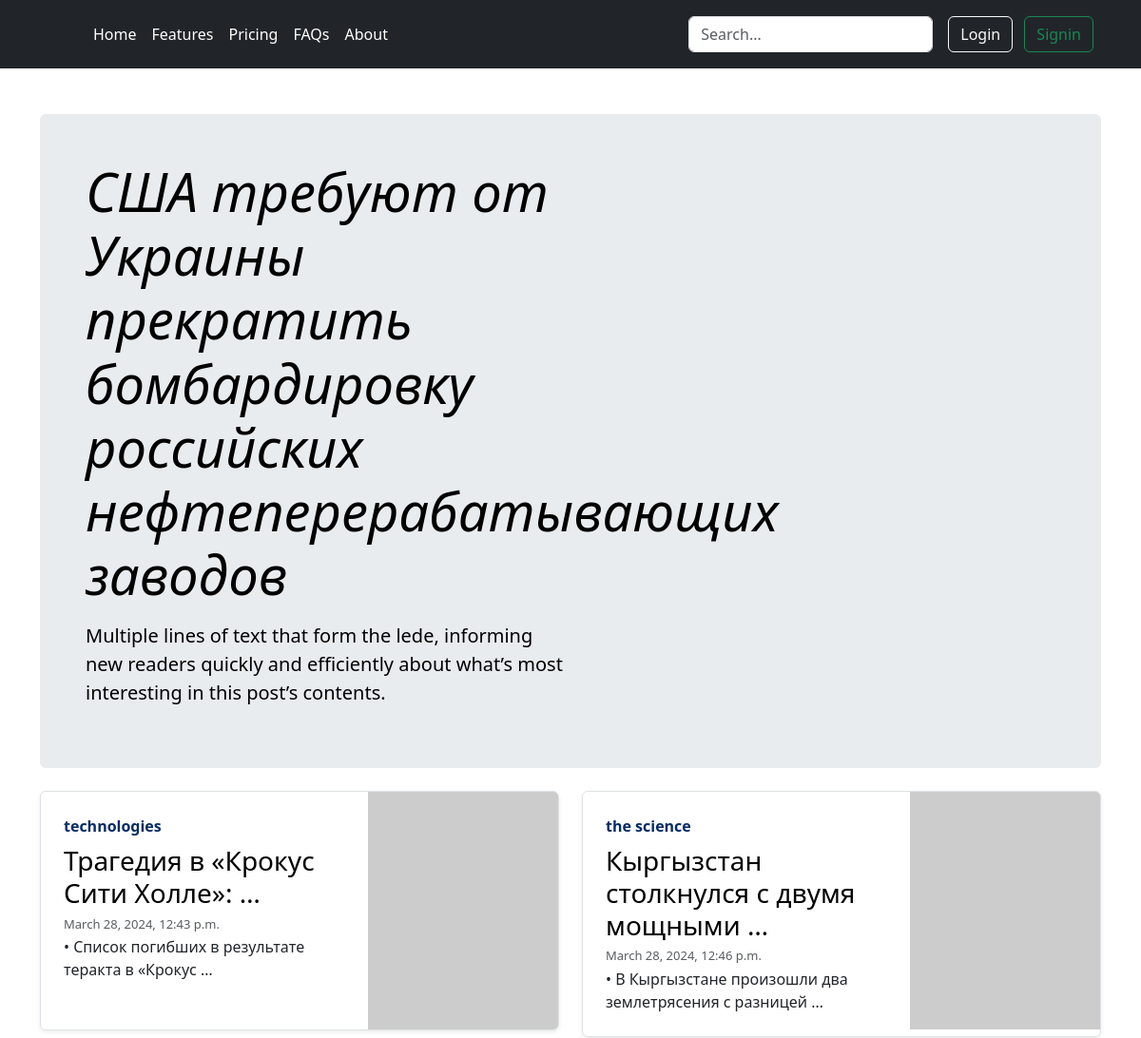
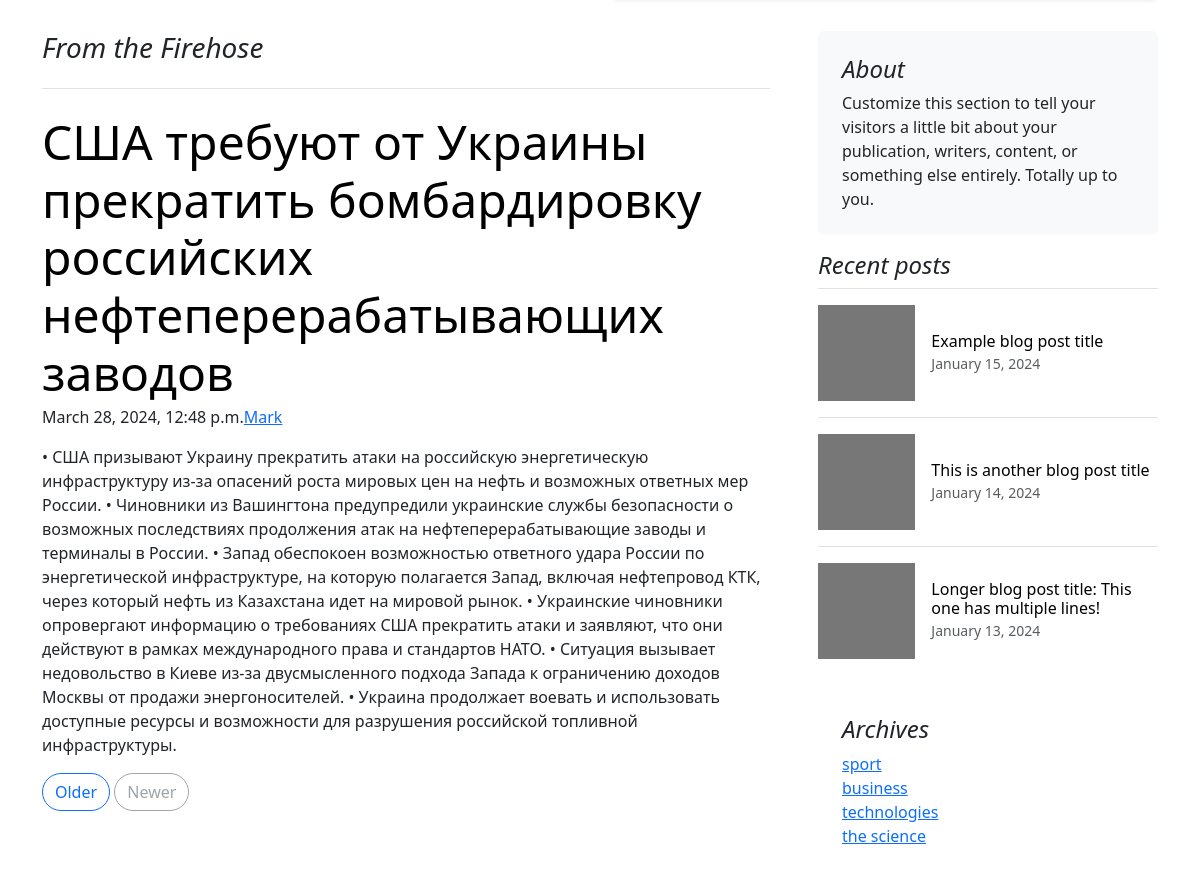
Screenshot of /post_details/11/ with the database file from the repository (2 pictures, top to bottom).
### index/models.py (models this page shows, shortened)
class Post(models.Model):
    user = models.ForeignKey(User, on_delete=models.CASCADE, null=True)
    category = models.ForeignKey(Category, on_delete=models.SET_NULL, null=True)
    image = models.ImageField(upload_to='images/', null=True, blank=True)
    title = models.CharField(max_length=100)
    content = models.TextField(null=True)
    date = models.DateTimeField(auto_now_add=True, null=True)

class Category(models.Model):
    title = models.CharField(max_length=100)

### index/views.py (the view)
# urls.py: path('post_details/<int:pk>/', post_details, name='post_details'),
def post_details(request, pk):
    post = Post.objects.get(id=pk)
    posts = Post.objects.all()
    categories = Category.objects.all()
    recommended_posts = list(posts)
    random.shuffle(recommended_posts)
    context = {
        'post':post,
        'categories':categories,
        'recommended_posts':recommended_posts[:2]
    }
    return render(request, 'index/post_details.html', context)

### templates/index/post_details.html (shortened to what this page needs)
{% extends 'base.html' %}
{% block content %}
            <main class="container mt-5">
                <div class="p-4 p-md-5 mb-4 rounded text-body-emphasis bg-body-secondary">
                  <div class="col-lg-6 px-0">
                    <h1 class="display-4 fst-italic">{{ post.title }}</h1>
                    <p class="lead my-3">Multiple lines of text that form the lede, informing new readers quickly and efficiently about what’s most interesting in this post’s contents.</p>
                </div>
                </div>
                <div class="row mb-2">
                {% for post in recommended_posts %}
                  <div class="col-md-6">
                    <div class="row g-0 border rounded overflow-hidden flex-md-row mb-4 shadow-sm h-md-250 position-relative">
                      <div class="col p-4 d-flex flex-column position-static">
                        <strong class="d-inline-block mb-2 text-primary-emphasis">{{ post.category.title }}</strong>
                        <h3><a href="{% url 'post_details' post.id %}" style="text-decoration: none;color: rgb(0, 0, 0);" class="mb-0">{{ post.title | truncatewords:5 }}</a></h3>
                        <h6 style="font-size: small;" class="mb-1 text-body-secondary">{{post.date}}</h6>
                        <p class="card-text mb-auto">{{ post.content | truncatewords:8}}</p>
                      </div>
                      <div class="col-auto d-none d-lg-block">
                        <img style="width: 200px; height: 250px; background-size:contain;" src="
            {% if post.image %}
            {{ post.image.url }}
            {% else %}
            https://picsum.photos/200/300
            {% endif %}
            " class="bd-placeholder-img card-img-top" style="object-fit: cover;" width="100%" height="225" >
                      </div>
                    </div>
                  </div>
                {% endfor %}
              </div>
                <div class="row g-5">
                  <div class="col-md-8">
                    <h3 class="pb-4 mb-4 fst-italic border-bottom">
                      From the Firehose
                    </h3>
                    <article class="blog-post">
                      <h2 class="display-5 link-body-emphasis mb-1">{{ post.title }}</h2>
                      <p class="blog-post-meta">{{ post.date }}<a href="#">Mark</a></p>
                      <p>{{ post.content}}</p>
                    </article>
                    <nav class="blog-pagination" aria-label="Pagination">
                      <a class="btn btn-outline-primary rounded-pill" href="#">Older</a>
                      <a class="btn btn-outline-secondary rounded-pill disabled" aria-disabled="true">Newer</a>
                    </nav>
                  </div>
                  <div class="col-md-4">
                    <div class="position-sticky" style="top: 2rem;">
                      <div class="p-4 mb-3 bg-body-tertiary rounded">
                        <h4 class="fst-italic">About</h4>
                        <p class="mb-0">Customize this section to tell your visitors a little bit about your publication, writers, content, or something else entirely. Totally up to you.</p>
                      </div>
                      <div>
                        <h4 class="fst-italic">Recent posts</h4>
                        <ul class="list-unstyled">
                          <li>
                            <a class="d-flex flex-column flex-lg-row gap-3 align-items-start align-items-lg-center py-3 link-body-emphasis text-decoration-none border-top" href="#">
                              <svg class="bd-placeholder-img" width="100%" height="96" xmlns="http://www.w3.org/2000/svg" aria-hidden="true" preserveAspectRatio="xMidYMid slice" focusable="false"><rect width="100%" height="100%" fill="#777"></rect></svg>
                              <div class="col-lg-8">
                                <h6 class="mb-0">Example blog post title</h6>
                                <small class="text-body-secondary">January 15, 2024</small>
                              </div>
                            </a>
                          </li>
                          <li>
                            <a class="d-flex flex-column flex-lg-row gap-3 align-items-start align-items-lg-center py-3 link-body-emphasis text-decoration-none border-top" href="#">
                              <svg class="bd-placeholder-img" width="100%" height="96" xmlns="http://www.w3.org/2000/svg" aria-hidden="true" preserveAspectRatio="xMidYMid slice" focusable="false"><rect width="100%" height="100%" fill="#777"></rect></svg>
                              <div class="col-lg-8">
                                <h6 class="mb-0">This is another blog post title</h6>
                                <small class="text-body-secondary">January 14, 2024</small>
                              </div>
                            </a>
                          </li>
                          <li>
                            <a class="d-flex flex-column flex-lg-row gap-3 align-items-start align-items-lg-center py-3 link-body-emphasis text-decoration-none border-top" href="#">
                              <svg class="bd-placeholder-img" width="100%" height="96" xmlns="http://www.w3.org/2000/svg" aria-hidden="true" preserveAspectRatio="xMidYMid slice" focusable="false"><rect width="100%" height="100%" fill="#777"></rect></svg>
                              <div class="col-lg-8">
                                <h6 class="mb-0">Longer blog post title: This one has multiple lines!</h6>
                                <small class="text-body-secondary">January 13, 2024</small>
                              </div>
                            </a>
                          </li>
                        </ul>
                      </div>
                      <div class="p-4">
                        <h4 class="fst-italic">Archives</h4>
                        <ol class="list-unstyled mb-0">
                          {% for category in categories %}
                          <li><a href="{% url 'index' %}?q={{ category.title }}">{{ category.title }}</a></li>
                          {% endfor %}
                        </ol>
                      </div>
                    </div>
                  </div>
                </div>
              </main>
{% endblock %}

### rows the page displays
Post: title "США требуют от Украины прекратить бомбардировку российских нефтеперерабатывающих заводов", date "March 28, 2024, 12:48 p.m.", content "• США призывают Украину прекратить атаки на российскую энергетическую инфраструктуру из-за опасений роста мировых цен на нефть и возможных ответных мер России. • Чиновники из Вашингтона предупредили украинские службы безопасности о возможных последствиях продолжения атак на нефтеперерабатывающие заводы и терминалы в России. • Запад обеспокоен возможностью ответного удара России по энергетической инфраструктуре, на которую полагается Запад, включая нефтепровод КТК, через который нефть из Казахстана идет на мировой рынок. • Украинские чиновники опровергают информацию о требованиях США прекратить атаки и заявляют, что они действуют в рамках международного права и стандартов НАТО. • Ситуация…"
Post: category "technologies", title "Трагедия в «Крокус Сити Холле»: …", date "March 28, 2024, 12:43 p.m.", content "• Список погибших в результате теракта в «Крокус …"
Post: category "the science", title "Кыргызстан столкнулся с двумя мощными …", date "March 28, 2024, 12:46 p.m.", content "• В Кыргызстане произошли два землетрясения с разницей …"
Category: title "sport"
Category: title "business"
Category: title "technologies"
Category: title "the science"
